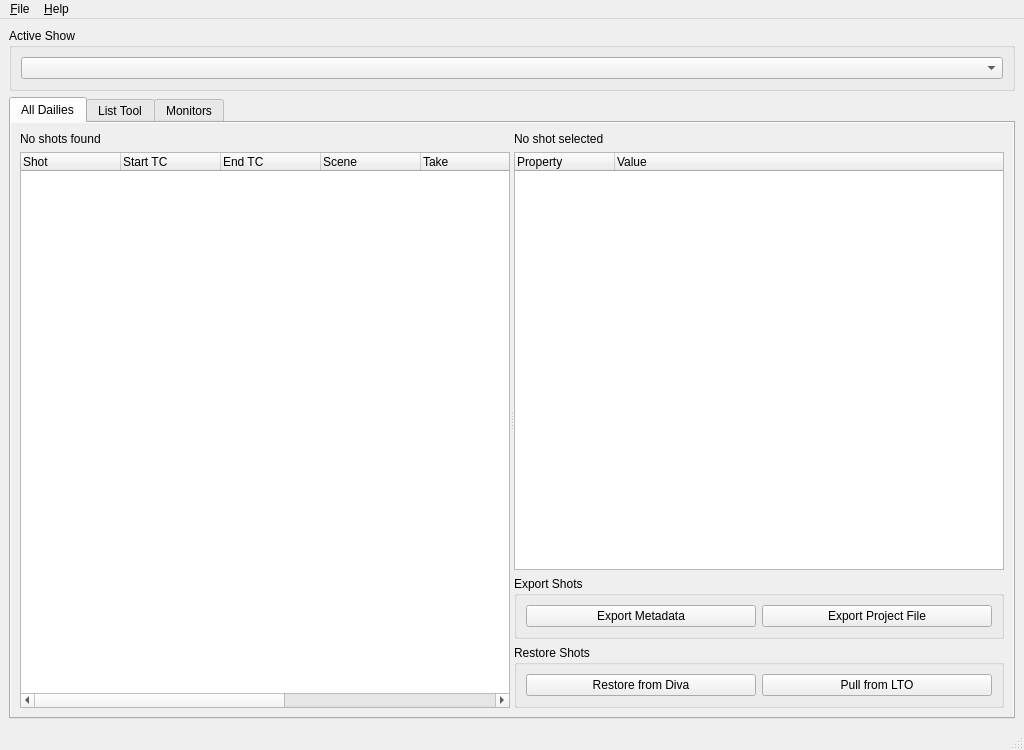
<?xml version="1.0" encoding="UTF-8"?>
<ui version="4.0">
 <author>Michael Jordan</author>
 <class>MainWindow</class>
 <widget class="QMainWindow" name="MainWindow">
  <property name="geometry">
   <rect>
    <x>0</x>
    <y>0</y>
    <width>1024</width>
    <height>750</height>
   </rect>
  </property>
  <property name="windowTitle">
   <string>Deep Worm</string>
  </property>
  <property name="unifiedTitleAndToolBarOnMac">
   <bool>false</bool>
  </property>
  <widget class="QWidget" name="centralwidget">
   <layout class="QVBoxLayout" name="verticalLayout_2">
    <item>
     <widget class="QGroupBox" name="groupBox">
      <property name="title">
       <string>Active Show</string>
      </property>
      <layout class="QVBoxLayout" name="verticalLayout">
       <item>
        <widget class="QComboBox" name="comboBox"/>
       </item>
      </layout>
     </widget>
    </item>
    <item>
     <widget class="QTabWidget" name="tabWidget">
      <property name="autoFillBackground">
       <bool>true</bool>
      </property>
      <property name="currentIndex">
       <number>0</number>
      </property>
      <widget class="QWidget" name="tab">
       <property name="autoFillBackground">
        <bool>true</bool>
       </property>
       <attribute name="title">
        <string>All Dailies</string>
       </attribute>
       <layout class="QVBoxLayout" name="verticalLayout_5">
        <item>
         <widget class="QSplitter" name="splitter">
          <property name="orientation">
           <enum>Qt::Horizontal</enum>
          </property>
          <widget class="QWidget" name="verticalLayoutWidget_2">
           <layout class="QVBoxLayout" name="verticalLayout_4">
            <item>
             <widget class="QLabel" name="label">
              <property name="text">
               <string>No shots found</string>
              </property>
             </widget>
            </item>
            <item>
             <widget class="QTreeWidget" name="treeWidget">
              <column>
               <property name="text">
                <string>Shot</string>
               </property>
              </column>
              <column>
               <property name="text">
                <string>Start TC</string>
               </property>
              </column>
              <column>
               <property name="text">
                <string>End TC</string>
               </property>
              </column>
              <column>
               <property name="text">
                <string>Scene</string>
               </property>
              </column>
              <column>
               <property name="text">
                <string>Take</string>
               </property>
              </column>
              <column>
               <property name="text">
                <string>Camroll</string>
               </property>
              </column>
              <column>
               <property name="text">
                <string>Soundroll</string>
               </property>
              </column>
              <column>
               <property name="text">
                <string>On Diva</string>
               </property>
              </column>
              <column>
               <property name="text">
                <string>On LTO</string>
               </property>
              </column>
             </widget>
            </item>
           </layout>
          </widget>
          <widget class="QWidget" name="verticalLayoutWidget">
           <layout class="QVBoxLayout" name="verticalLayout_3">
            <item>
             <widget class="QLabel" name="label_2">
              <property name="text">
               <string>No shot selected</string>
              </property>
             </widget>
            </item>
            <item>
             <widget class="QTreeWidget" name="treeWidget_2">
              <column>
               <property name="text">
                <string>Property</string>
               </property>
              </column>
              <column>
               <property name="text">
                <string>Value</string>
               </property>
              </column>
             </widget>
            </item>
            <item>
             <widget class="QGroupBox" name="groupBox_4">
              <property name="title">
               <string>Export Shots</string>
              </property>
              <layout class="QHBoxLayout" name="horizontalLayout">
               <item>
                <widget class="QPushButton" name="pushButton">
                 <property name="text">
                  <string>Export Metadata</string>
                 </property>
                </widget>
               </item>
               <item>
                <widget class="QPushButton" name="pushButton_2">
                 <property name="text">
                  <string>Export Project File</string>
                 </property>
                </widget>
               </item>
              </layout>
             </widget>
            </item>
            <item>
             <widget class="QGroupBox" name="groupBox_5">
              <property name="title">
               <string>Restore Shots</string>
              </property>
              <layout class="QHBoxLayout" name="horizontalLayout_2">
               <item>
                <widget class="QPushButton" name="pushButton_3">
                 <property name="text">
                  <string>Restore from Diva</string>
                 </property>
                </widget>
               </item>
               <item>
                <widget class="QPushButton" name="pushButton_4">
                 <property name="text">
                  <string>Pull from LTO</string>
                 </property>
                </widget>
               </item>
              </layout>
             </widget>
            </item>
           </layout>
          </widget>
         </widget>
        </item>
       </layout>
      </widget>
      <widget class="QWidget" name="tab_2">
       <attribute name="title">
        <string>List Tool</string>
       </attribute>
      </widget>
      <widget class="QWidget" name="tab_3">
       <attribute name="title">
        <string>Monitors</string>
       </attribute>
      </widget>
     </widget>
    </item>
   </layout>
  </widget>
  <widget class="QMenuBar" name="menubar">
   <property name="geometry">
    <rect>
     <x>0</x>
     <y>0</y>
     <width>1024</width>
     <height>21</height>
    </rect>
   </property>
   <widget class="QMenu" name="menu_File">
    <property name="title">
     <string>&amp;File</string>
    </property>
   </widget>
   <widget class="QMenu" name="menu_Help">
    <property name="title">
     <string>&amp;Help</string>
    </property>
   </widget>
   <addaction name="menu_File"/>
   <addaction name="menu_Help"/>
  </widget>
  <widget class="QStatusBar" name="statusbar">
   <property name="acceptDrops">
    <bool>false</bool>
   </property>
   <property name="sizeGripEnabled">
    <bool>true</bool>
   </property>
  </widget>
 </widget>
 <tabstops>
  <tabstop>comboBox</tabstop>
  <tabstop>tabWidget</tabstop>
  <tabstop>pushButton</tabstop>
  <tabstop>pushButton_2</tabstop>
  <tabstop>pushButton_3</tabstop>
  <tabstop>pushButton_4</tabstop>
 </tabstops>
 <resources/>
 <connections/>
</ui>
